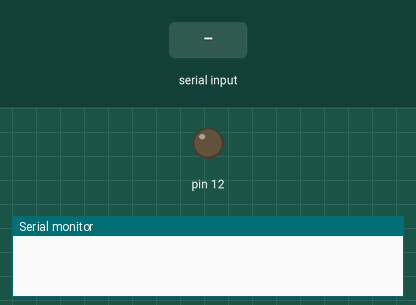
Bench run of a sketch on a simulated Arduino Uno, built with avr-gcc and run on an emulated ATmega328P. On the bench: output pins drawn as LEDs (lit = HIGH), the last lines printed to the serial monitor. The inputs (shaded band) are chosen by the test bench.

Above: at 0.06 s.
At 1.1 s:
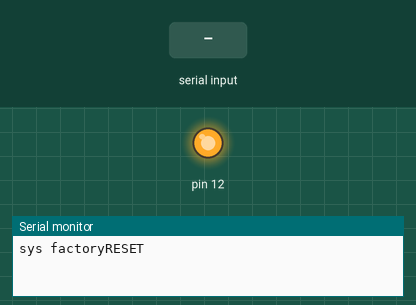
1.2 s: "1\n" received over the second serial link
2.7 s: "0\n" received over the second serial link
4.2 s: "2\n" received over the second serial link
Timing chart, 0 to 7.2 s (numbered marks = the images above; inputs shaded):
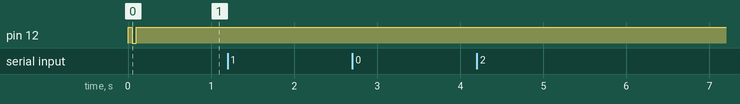

The sketch:

basic_message_send.ino
```cpp
#include "SoftwareSerial.h"

bool DEBUG = true;

SoftwareSerial lora(10, 11); // TX,RX

void setup() {
  // put your setup code here, to run once:

  Serial.begin(57600);
  lora.begin(57600);

   rst();
  abp();

}

void loop() {
  // put your main code here, to run repeatedly:


    delay(10000);

}

void sendData(char *data)
{
  if(DEBUG){
    Serial.println ("im sending a message now");
    Serial.write( "mac tx uncnf 10 " );
    lora.write( "mac tx uncnf 10 " );
    lora.write(data);
    Serial.write(data);
    lora.write("\r\n");
    Serial.write("\n");
    while (lora.available()){
    Serial.write(lora.read());}
    Serial.println("ive sent the message");
    }

  if (!DEBUG){
    lora.write( "mac tx uncnf 10 " );
    lora.write(data);
    lora.write("\r\n");

  }
}


void sendCmd( char *cmd)
{

if (DEBUG){
  Serial.write( cmd );
  Serial.write("\n");
  lora.write(cmd);
  lora.write("\r\n");
    while (!lora.available() )
  {
    delay(100);
  }
  while (lora.available()){
  Serial.write(lora.read());
  Serial.write("\n");}
  }

if (!DEBUG){
  lora.write(cmd);
  lora.write("\r\n");


}

}

void rst()
{
  pinMode(12, OUTPUT);
  digitalWrite(12, HIGH);
  delay(50);
  digitalWrite(12, LOW);
  delay(50);
  digitalWrite(12, HIGH);
  delay(50);
}

void otaa(){
  sendCmd("sys factoryRESET");
  sendCmd("sys get hweui");
  sendCmd("mac get deveui");
  sendCmd("mac set deveui 8000AA00C000010A");
  sendCmd("mac set appeui FEDCBA9876543210");
  sendCmd("mac set appkey 00112233445566778899AABBCCDDEEFF" );
  adr_on();
  sendCmd("mac join otaa");
}

void abp(){
  sendCmd("sys factoryRESET");
  sendCmd("sys get hweui");
  sendCmd("mac get deveui");
  sendCmd("mac set devaddr 05060708");  // Set own address
  sendCmd("mac set appskey 000102030405060708090a0b0c0d0e0f");
  sendCmd("mac set nwkskey 01020304050607080910111213141516");
  adr_on();
  sendCmd("mac join abp");
}

void adr_off(){
  sendCmd("mac set adr on");
  sendCmd("mac set dr 0");
  sendCmd("mac set pwridx 1");
}

void adr_on(){
  sendCmd("mac set adr on");
}
```
